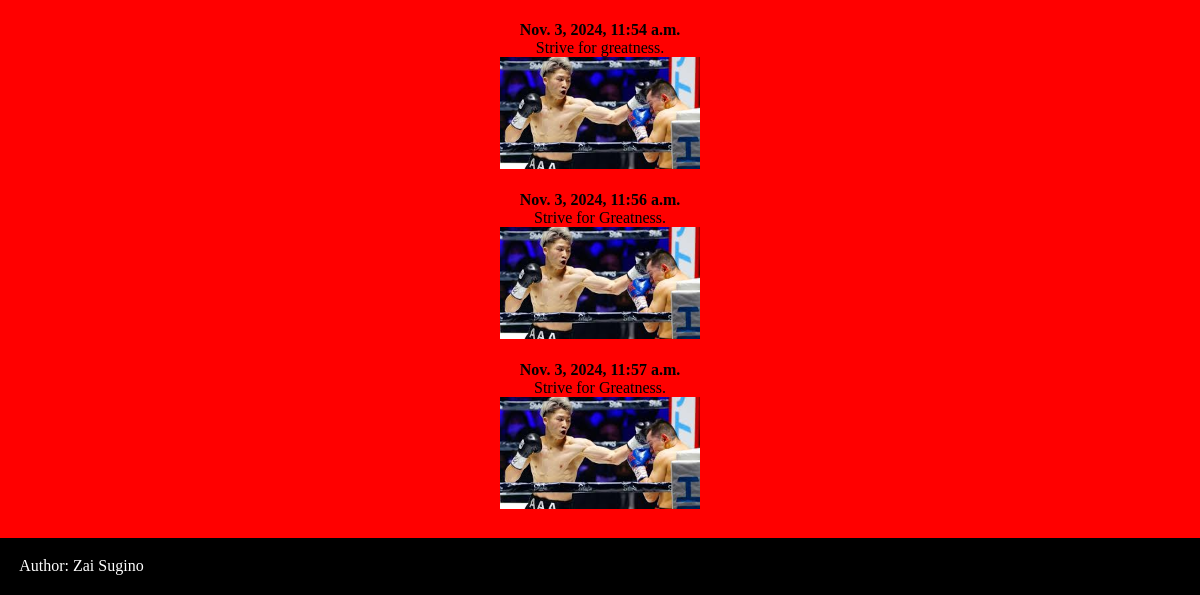
/mini_fb/profile/1 (lower part), run on an earlier commit of the app's database.
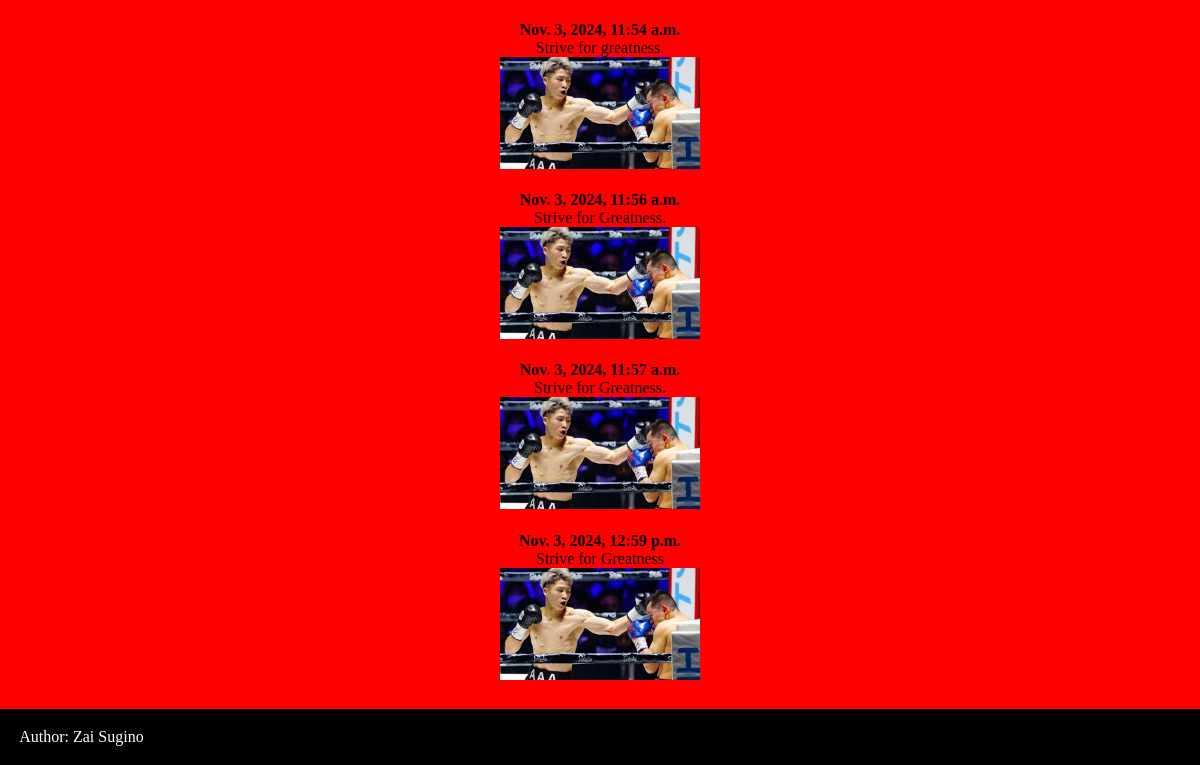
And on a later commit of the database.
### mini_fb/models.py (models this page shows, shortened)
class StatusMessage(models.Model):
  profile = models.ForeignKey("Profile", on_delete=models.CASCADE)
  timestamp = models.DateTimeField(auto_now=True)
  message = models.TextField(blank=False)
  def get_images(self):
    images = Image.objects.filter(status_message=self)
    return images

class Image(models.Model):
  image_file = models.ImageField(blank=True)
  status_message = models.ForeignKey("StatusMessage", on_delete=models.CASCADE)
  timestamp = models.DateTimeField(auto_now=True)

### mini_fb/views.py (the view)
# urls.py: path('profile/<int:pk>', views.ShowProfilePageView.as_view(), name='show_profile'),
class ShowProfilePageView(DetailView):
  model = Profile
  template_name = "mini_fb/show_profile.html"
  context_object_name = "profile"

### mini_fb/models.py (called while the page is built)
  def get_status_messages(self):
    status_messages = StatusMessage.objects.filter(profile=self)
    return status_messages

  def get_friends(self):
    friends1 = Friend.objects.filter(profile1=self)
    friends2 = Friend.objects.filter(profile2=self)
    all_my_friends = []
    for elem in friends1:
      all_my_friends.append(elem.profile2)
    for elem in friends2:
      all_my_friends.append(elem.profile1)
    return all_my_friends

### mini_fb/templates/mini_fb/show_profile.html (shortened to what this page needs)
{% extends 'mini_fb/base.html' %} {% block content %}
<div class="single-profile-container">
  <div>
    {% for status in profile.get_status_messages %}
    <div class="status-message-container">
      <strong>{{status.timestamp}}</strong>
      <p>{{status.message}}</p>
      {% for img in status.get_images %}
      <div class="status-img-container">
        <img
          class="status-img"
          src="{{img.image_file.url}}"
          alt="{{img.image_file.url}}"
        />
      </div>
      {% endfor %}
    </div>
    {% endfor %}
  </div>
</div>
{% endblock %}

What changed in the data, as far as the page shows it:
added StatusMessage: timestamp "Nov. 3, 2024, 12:59 p.m.", message "Strive for Greatness"
added Image: image_file (picture), shown under "Nov. 3, 2024, 12:59 p.m."
